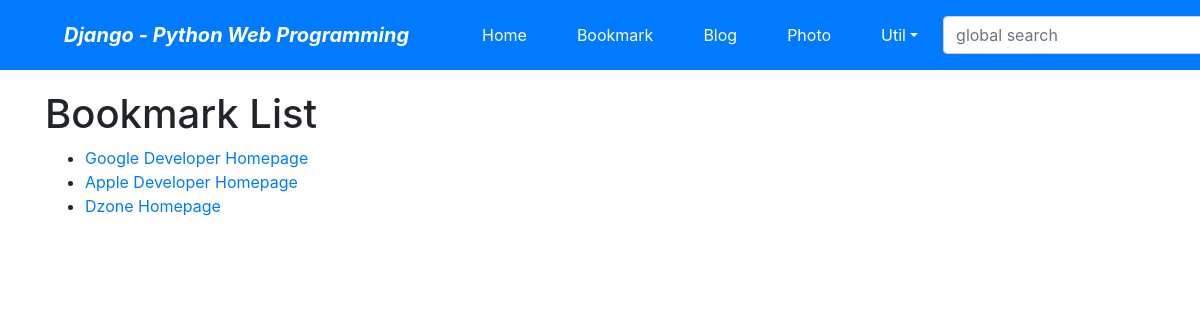
The app's page /bookmark/, older data.
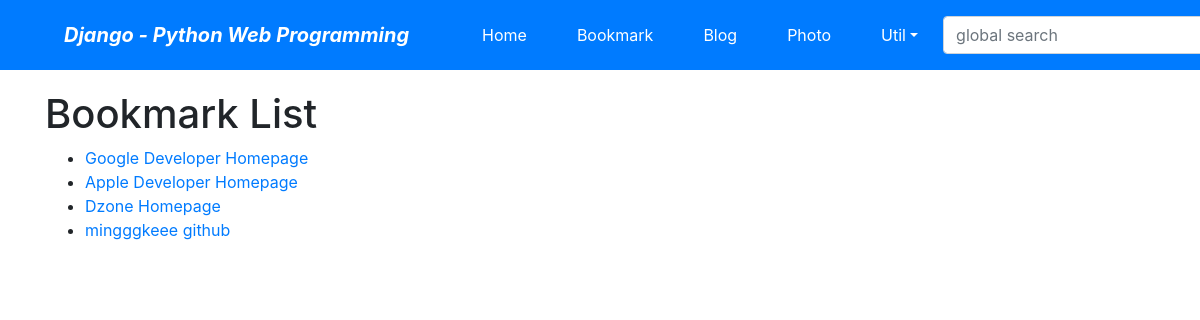
The same page, newer data.
### bookmark/models.py (models this page shows)
class Bookmark(models.Model):
    title = models.CharField(max_length=100, blank=True) # varchar(100)
    url = models.URLField(unique=True) # 중복되면 안되니까 unique 특성 주기
    def __str__(self):
        return self.title

### bookmark/views.py (the view)
# urls.py: path('', BookmarkLV.as_view(), name='index'),
class BookmarkLV(ListView):
    model = Bookmark

### bookmark/templates/bookmark/bookmark_list.html (shortened to what this page needs)
{% extends 'base.html' %}
{% block content %}
<h1>Bookmark List</h1>
<ul>
{% for bookmark in object_list %}
    <li><a href="/bookmark/{{ bookmark.id }}">{{ bookmark }}</a></li>
</ul>
{% endblock %}

Row changes from the older to the newer data that the page shows:
added Bookmark: title "mingggkeee github"
